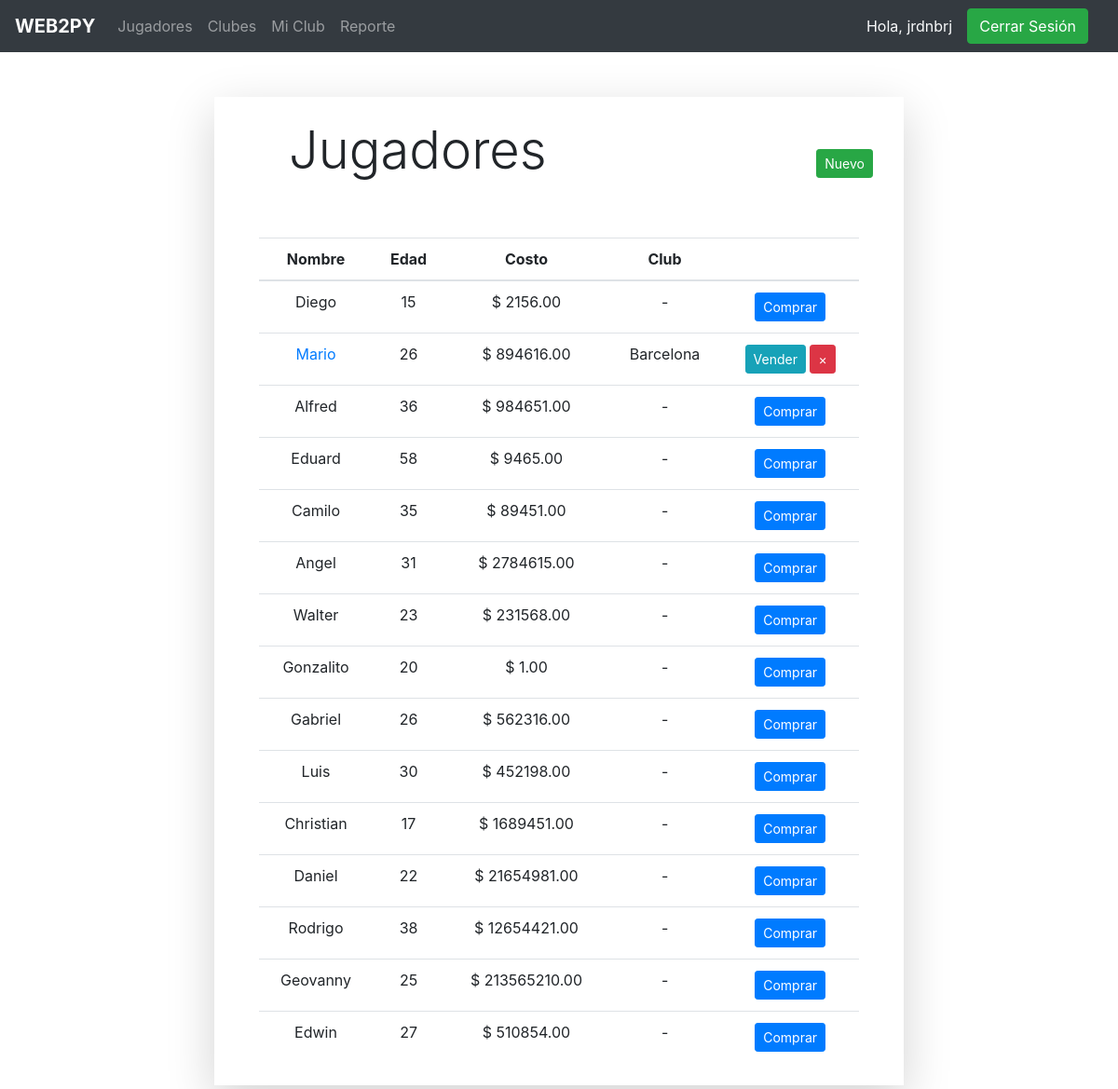
The page /jugadores (signed in) on the database its author committed.
### app/models.py (models this page shows, shortened)
class Jugador(models.Model):
    id = models.AutoField(primary_key=True)
    nombre = models.CharField(max_length=50)
    edad = models.IntegerField()
    costo = models.DecimalField(decimal_places = 2, max_digits = 15)
    club = models.ForeignKey(Club, null=True, blank=True, on_delete=models.SET_NULL, related_name='club')

class Club(models.Model):
    id = models.AutoField(primary_key=True)
    nombre = models.CharField(max_length=50, unique=True)
    email = models.EmailField(max_length=50, unique=True, default='')
    pais = models.CharField(max_length=30, default='')
    telefono = models.CharField(max_length=25, null=True, blank=True, default='')
    usuario = models.ForeignKey(User, null=True, blank=True, on_delete=models.SET_NULL, related_name='usuario')
    def __str__(self):
        return self.nombre

### app/views.py (the view)
# urls.py: path('jugadores', jugadores, name='jugadores'),
@login_required
def jugadores(request):
    jugadores = Jugador.objects.all()
    try:
        club = Club.objects.get(usuario=request.user)
    except Club.DoesNotExist:
        club = None
    return render(request, 'jugador/jugadores.html', { 'jugadores': jugadores, 'club': club })

### templates/jugador/jugadores.html (shortened to what this page needs)
{% extends 'base.html' %}
{% block content %}
<div class="container">
    <div class="shadow-lg col-xl-8 mx-auto m-5 px-5 py-2">
        <div class="row ml-3 mb-3 justify-content-between">
            <h2 class="m-3 display-4">Jugadores</h2>
            {% if request.user.is_superuser %}
                <a class="btn btn-sm btn-success my-5" href="{% url 'nuevo_jugador' %}">Nuevo</a>
            {% endif %}
        </div>
        <table class="table table-hover">
            <thead>
                <tr class="text-center">
                    <th scope="col">Nombre</th>
                    <th scope="col">Edad</th>
                    <th scope="col">Costo</th>
                    <th scope="col">Club</th>
                    {% if request.user.is_superuser %}
                        <th scope="col"></th>
                    {% endif %}
                </tr>
            </thead>
            <tbody>
                {% for jugador in jugadores %}
                    <tr class="text-center">
                        <td>
                            {% if jugador.club and jugador.club == club %}
                                <a href="{% url 'editar_jugador' jugador.id %}">{{ jugador.nombre }}</a>
                            {% else %}
                                {{ jugador.nombre }}
                            {% endif %}
                        </td>
                        <td>{{ jugador.edad }}</td>
                        <td>$ {{ jugador.costo }}</td>
                        <td>{% if jugador.club %}{{ jugador.club }}{% else %}-{% endif %}</td>
                        {% if request.user.is_superuser %}
                            <td>
                                {% if not jugador.club %}
                                    <a href="{% url 'comprar_jugador' jugador.id %}" class="btn btn-sm btn-primary">Comprar</a>
                                {% endif %}
                                {% if jugador.club == club %}
                                    <a href="{% url 'vender_jugador' jugador.id %}" class="btn btn-sm btn-info">Vender</a>
                                    <a href="{% url 'eliminar_jugador' jugador.id %}" class="btn btn-sm btn-danger" class="close" aria-label="Close" type="button"><span aria-hidden="true">&times;</span></button>
                                {% endif %}
                            </td>
                        {% endif %}
                    </tr>
                {% endfor %}
            </tbody>
        </table>
    </div>
</div>
{% endblock %}

### templates/base.html (shortened to what this page needs)
{% load static %}
<html lang="en">
<head>
    <link rel="stylesheet" href="https://cdn.jsdelivr.net/npm/bootstrap@4.5.3/dist/css/bootstrap.min.css">
</head>
<body>
    <nav class="navbar navbar-expand-lg navbar-dark bg-dark">
        <a class="navbar-brand" href="{% url 'index' %}"><strong>WEB2PY</strong></a>
        <div class="collapse navbar-collapse" id="navbarText">
            <ul class="navbar-nav mr-auto">
                {% if request.user.is_authenticated %}
                    <li class="nav-item">
                        <a class="nav-link" href="{% url 'jugadores' %}">Jugadores</a>
                    </li>
                    <li class="nav-item">
                        <a class="nav-link" href="{% url 'clubes' %}">Clubes</a>
                    </li>
                    {% if request.user.is_superuser %}
                        <li class="nav-item">
                            <a class="nav-link" href="{% url 'editar_club' %}">Mi Club</a>
                        </li>
                    {% else %}
                        <li class="nav-item">
                            <a class="nav-link" href="{% url 'nuevo_club' %}">Registrarse como Club</a>
                        </li>
                    {% endif %}
                    <li class="nav-item">
                        <a class="nav-link" href="{% url 'reporte' %}">Reporte</a>
                    </li>
                {% endif %}
            </ul>
            {% if user.is_authenticated %}
                <span class="text-light">Hola, {{ user.username }}</span>
                <a type="button" class="btn btn-success mx-3" href="{% url 'cerrar_sesion' %}">Cerrar Sesión</a>
            {% else %}
                <a type="button" class="btn btn-outline-success" href="{% url 'iniciar_sesion' %}">Iniciar Sesión</a>
                <a type="button" class="btn btn-success mx-3" href="{% url 'crear_cuenta' %}">Crear Cuenta</a>
            {% endif %}
        </div>
    </nav>
    {% block content %} {% endblock %}
</body>
</html>

### rows shown on the page
Jugador: nombre "Diego", edad "15", costo "2156.00", shows "Comprar"
Jugador: nombre "Mario", edad "26", costo "894616.00", club "Barcelona", shows "Vender"
Jugador: nombre "Alfred", edad "36", costo "984651.00", shows "Comprar"
Jugador: nombre "Eduard", edad "58", costo "9465.00", shows "Comprar"
Jugador: nombre "Camilo", edad "35", costo "89451.00", shows "Comprar"
Jugador: nombre "Angel", edad "31", costo "2784615.00", shows "Comprar"
Jugador: nombre "Walter", edad "23", costo "231568.00", shows "Comprar"
Jugador: nombre "Gonzalito", edad "20", costo "1.00", shows "Comprar"
Jugador: nombre "Gabriel", edad "26", costo "562316.00", shows "Comprar"
Jugador: nombre "Luis", edad "30", costo "452198.00", shows "Comprar"
Jugador: nombre "Christian", edad "17", costo "1689451.00", shows "Comprar"
Jugador: nombre "Daniel", edad "22", costo "21654981.00", shows "Comprar"
Jugador: nombre "Rodrigo", edad "38", costo "12654421.00", shows "Comprar"
Jugador: nombre "Geovanny", edad "25", costo "213565210.00", shows "Comprar"
Jugador: nombre "Edwin", edad "27", costo "510854.00", shows "Comprar"

### other values the page prints
{{ user.username }} "jrdnbrj"
